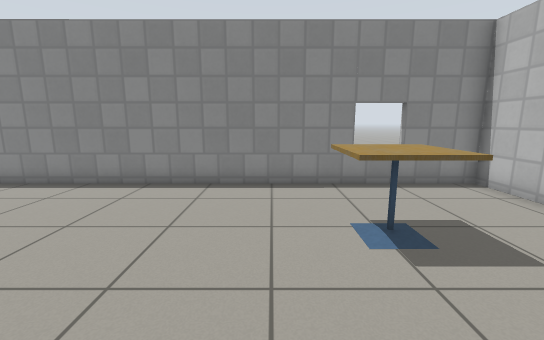
[1] (above)

24 first-person views from a walk through a Gazebo world. The camera is 1 m above the floor, tilts 10° down and sees 90° across. The lines on the ground mark 1 m squares. The floor is counted in squares, 0.5 m on a side. Each view is taken from the middle of a square. On the plan, view 1 faces up. The plan holds only what a view shows up to about 16 squares ahead; the rest is blank. The place goes on beyond the plan. Simple patterns stand in for the simulator's built-in surfaces.

[2]
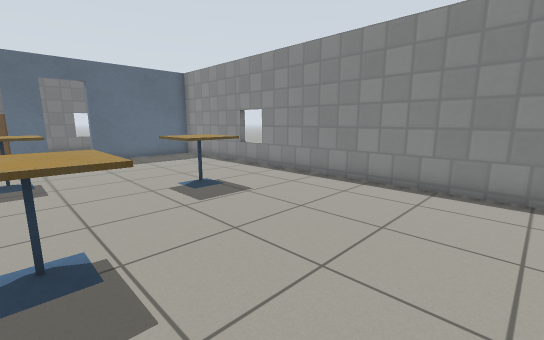

[3]
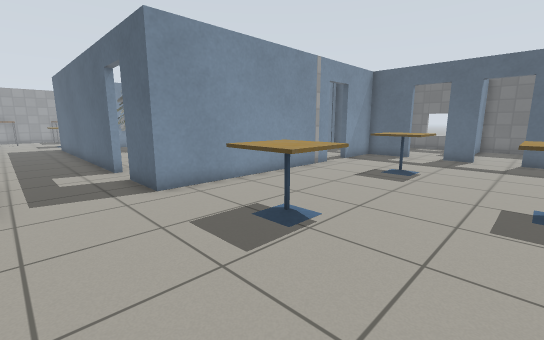

[4]
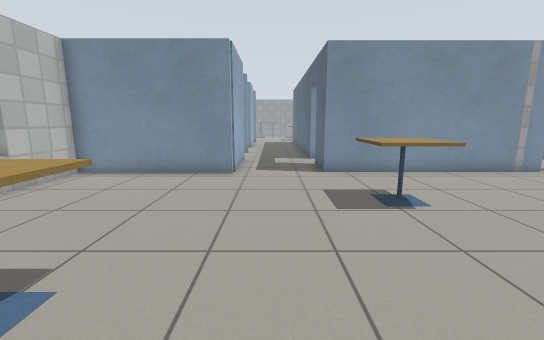

[5]
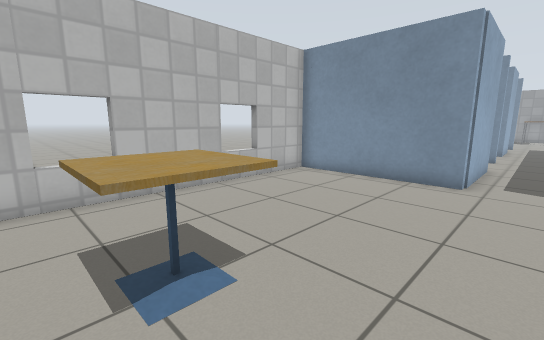

[6]
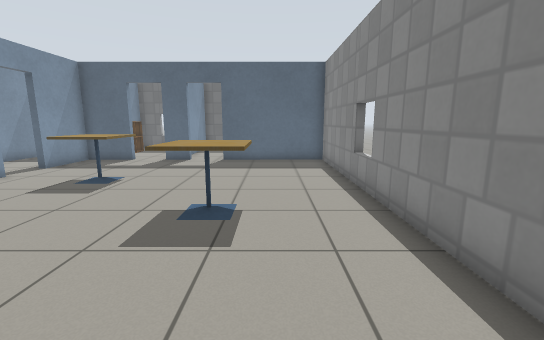

[7]
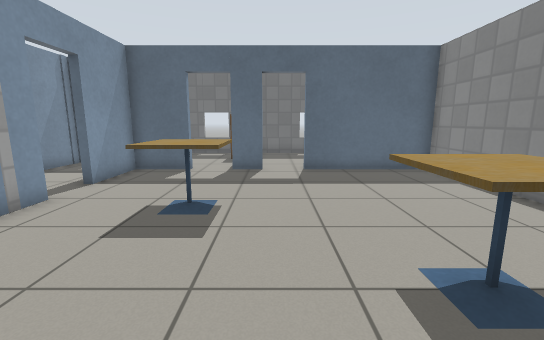

[8]
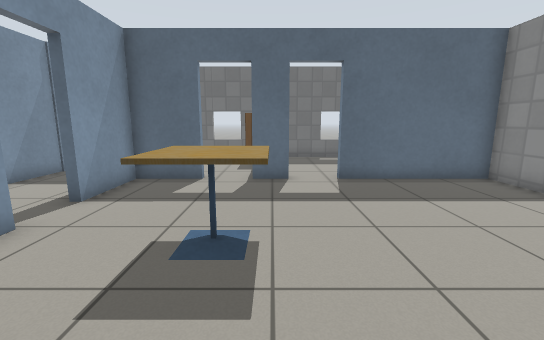

[9]
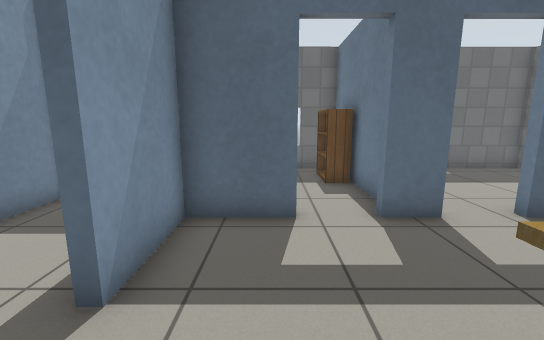

[10]
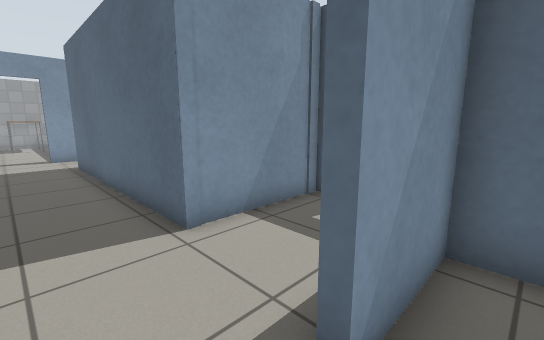

[11]
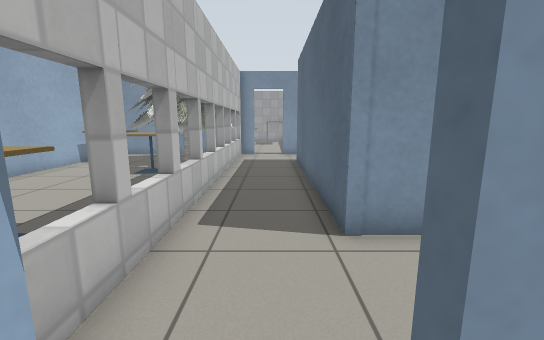

[12]
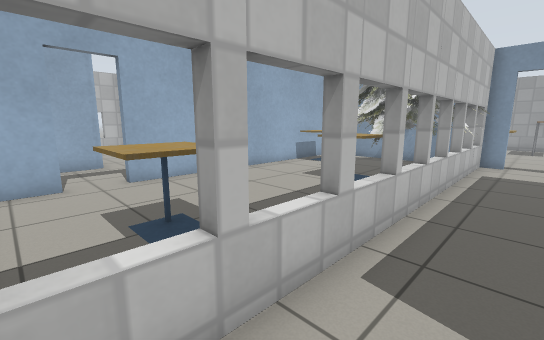

[13]
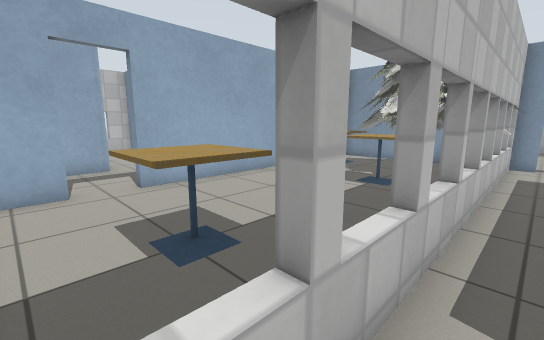

[14]
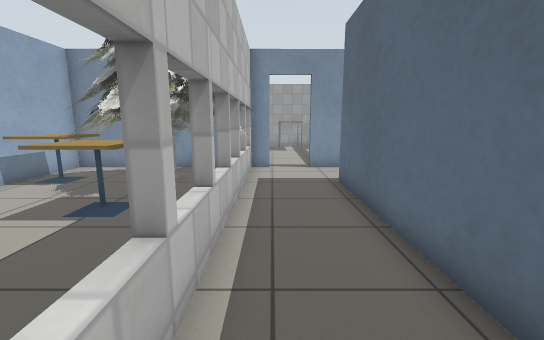

[15]
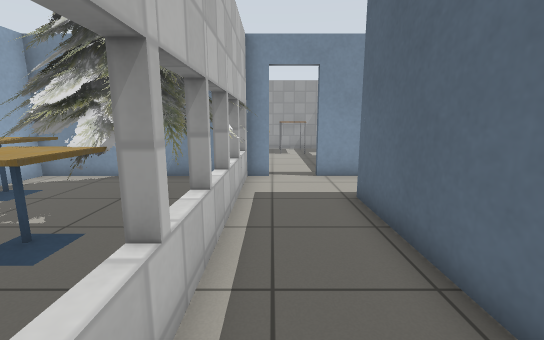

[16]
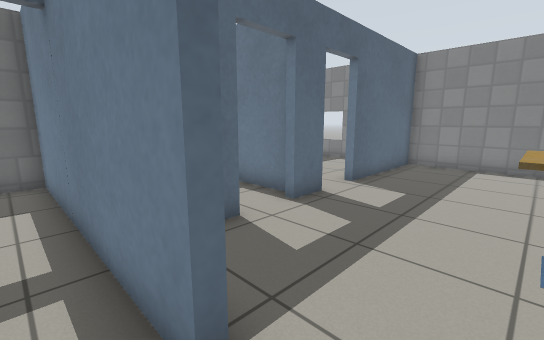

[17]
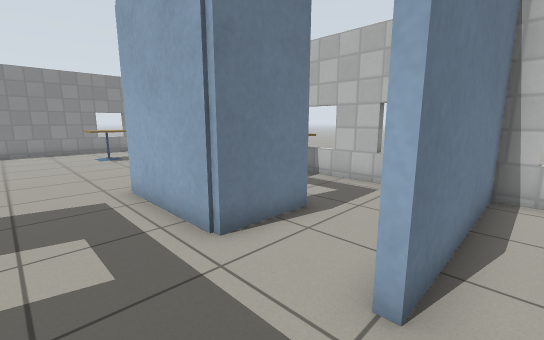

[18]
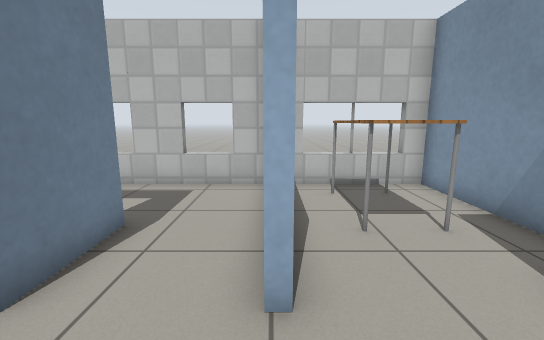

[19]
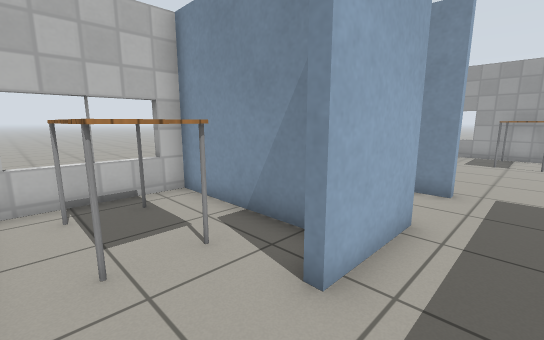

[20]
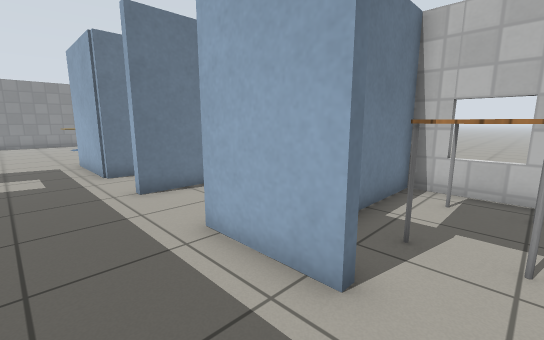

[21]
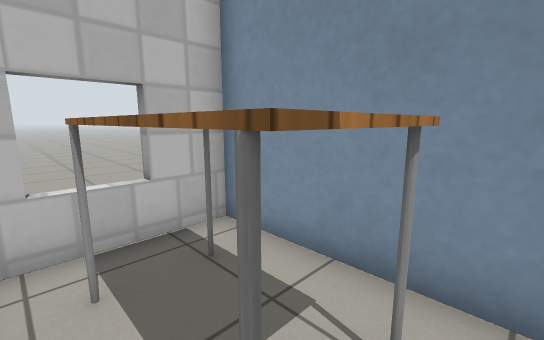

[22]
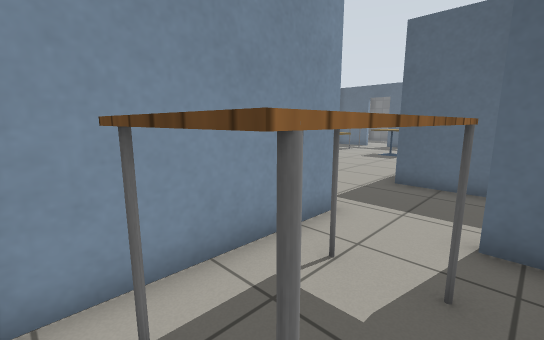

[23]
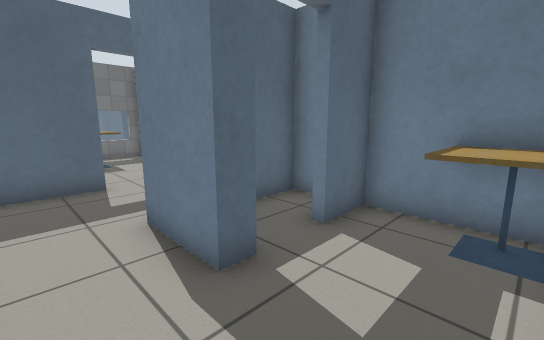

[24]
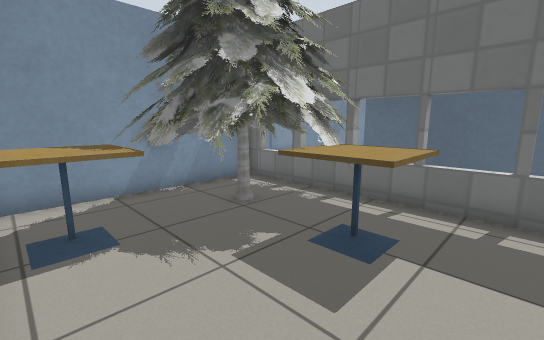

### Floor plan
Points are (right, up) in squares from view 1. A wall is a line through its corners. A room is listed if a view was taken in it or the views show most of it. See-through windows are left out.
Room 1 (views 1, 2, 3, 4, 5, 6, 7, 8, 9, 10, 11, 23)
walls: (-3.1, -7.9) (-3.1, -10.6); (-11.9, -3.8) (-3.1, -3.8) (-3.1, -6.1); (5.6, -3.9) (3.1, -3.9) (3.1, -5.6); (3.1, -7.4) (3.1, -8.1) (0.6, -8.1) (0.6, -3.6) (6.7, -3.6) (6.7, 8.7) (-16.5, 8.7) (-16.5, 3.4); (-16.5, 1.6) (-16.5, 0.3); (-16.5, -1.5) (-16.5, -3.8) (-13.7, -3.8); (6.7, -10.8) (6.7, -5.3)
ways out: open door at (-12.5, -4) to room 2; opening at (-1, -11) to room 3; open door at (-3, -7) to room 4; open door at (-17, 2.5) to room 5; open door at (-17, -0.5); open door at (3, -6.5)
objects: cafe table (-12, -1) to (-10, 1); cafe table (-9, 4) to (-7, 5); cafe table (-5, -1) to (-3, 1); cafe table (1, 4) to (3, 6); cafe table (5, -6) to (6, -4)
Room 2 (views 12, 13, 14, 15, 16)
walls: (-11.1, -16.4) (-11.1, -4.8); (-18.5, -7.6) (-14.3, -7.6) (-14.3, -17.1); (-13.7, -4.1) (-18.6, -4.2); (-12, -20) (-11.1, -20) (-11.1, -18.3); (-18, -20) (-13.6, -20)
ways out: open door at (-12.5, -4) to room 1; open door at (-18.7, -19.3); open door at (-18.7, -5.3); open door at (-12.5, -20)
Room 3 (views 17, 18, 19, 20, 21, 22)
walls: (2, -15.9) (6.7, -15.9) (6.7, -11.2) (0.5, -11.2); (1, -16.8) (1, -17.6); (0.6, -17.6) (0.6, -14.5); (0.5, -20.3) (6.7, -20.3) (6.7, -16.2) (3.5, -16.2); (-3.1, -17.9) (-3.1, -19.4); (-3.1, -10.6) (-3.1, -16.3)
ways out: opening at (-1, -11) to room 1; opening at (-1, -20)
objects: table (3, -19) to (6, -18); table (3, -14) to (6, -13)
Room 4 (view 24)
walls: (-10.8, -11.8) (-10.8, -16.5); (-3.4, -6.1) (-3.4, -4.8); (-10.8, -4) (-10.8, -6.1); (-6.6, -20) (-3.4, -20) (-3.4, -7.9)
ways out: open door at (-3, -7) to room 1
objects: pine tree (-11, -20) to (-6, -15); cafe table (-9, -15) to (-7, -13); cafe table (-9, -8) to (-7, -6); cafe table (-5, -18) to (-4, -16)
Room 5 (no view inside)
walls: (-19.8, 8.7) (-22.7, 8.7) (-22.7, 2)
ways out: open door at (-17, 2.5) to room 1

Where each view was taken, in squares from view 1:
view 1: 0 up, 0 right, facing up
view 2: 0 up, 0 right, facing up-left
view 3: 4 up, 0 right, facing down-left
view 4: 7 up, 1 left, facing down
view 5: 6 up, 1 left, facing down-right
view 6: 6 up, 2 left, facing left
view 7: 2 up, 5 left, facing left
view 8: 1 up, 7 left, facing left
view 9: 2 down, 11 left, facing left
view 10: 3 down, 12 left, facing down-left
view 11: 3 down, 13 left, facing down
view 12: 5 down, 13 left, facing down-right
view 13: 5 down, 12 left, facing down-right
view 14: 8 down, 12 left, facing down
view 15: 10 down, 12 left, facing down
view 16: 5 down, 12 left, facing up-left
view 17: 12 down, 2 left, facing up-right
view 18: 11 down, 2 left, facing right
view 19: 12 down, 1 left, facing down-right
view 20: 19 down, 2 left, facing up-right
view 21: 17 down, 2 right, facing down-right
view 22: 17 down, 6 right, facing down-left
view 23: 10 down, 6 right, facing up-left
view 24: 12 down, 4 left, facing down-left
